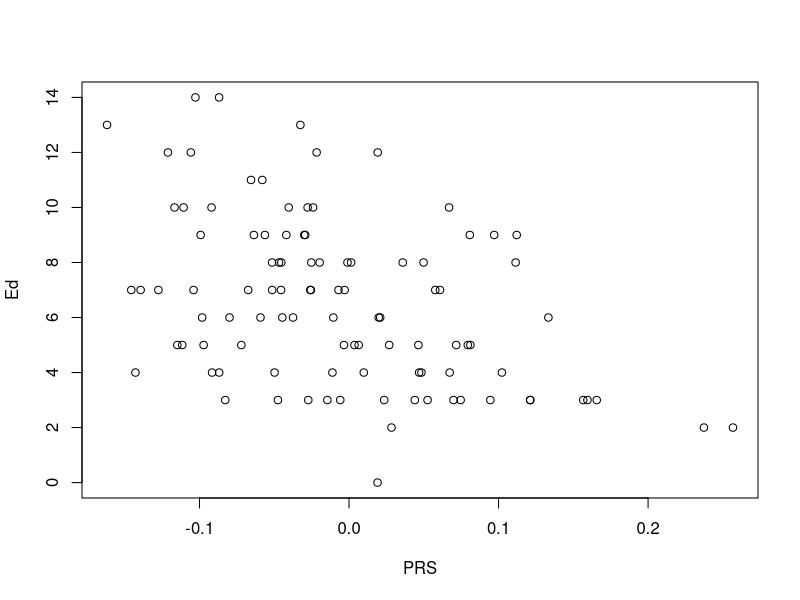
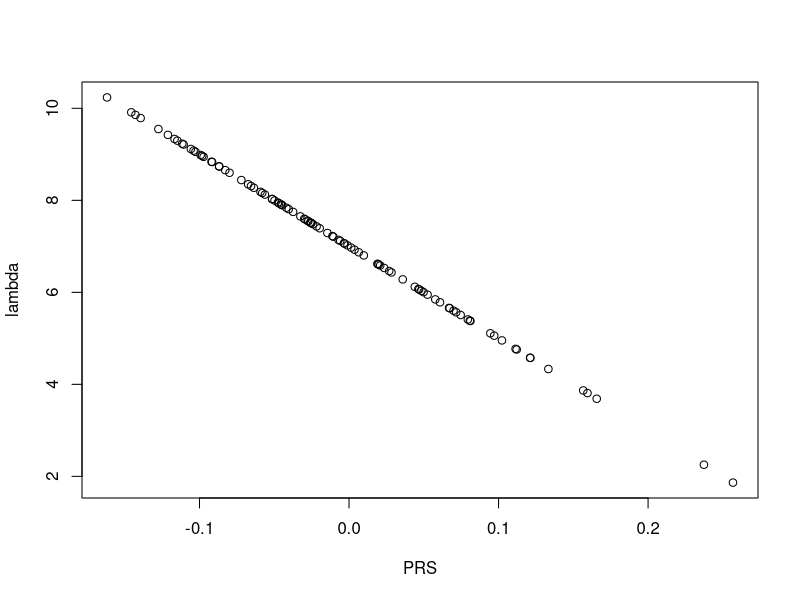
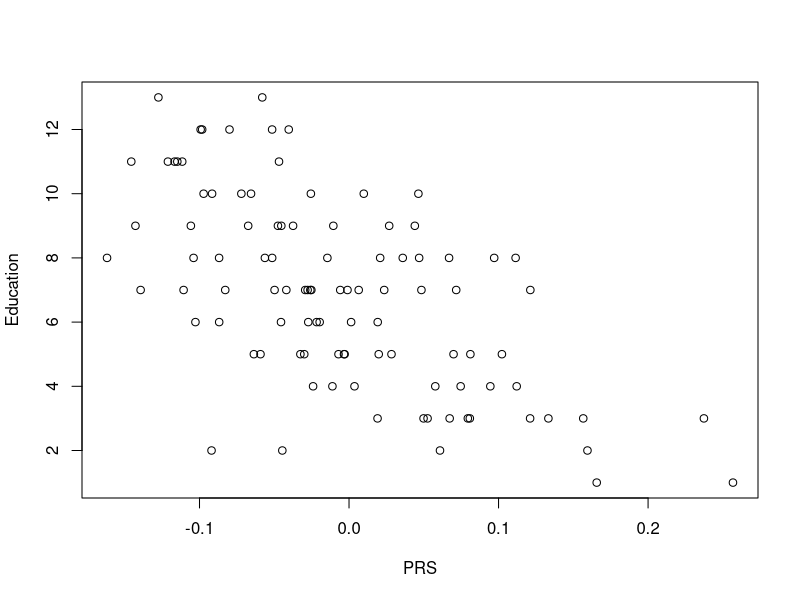

Reproduce these figures in R, in order.
# Mock data creation
# Jeff Oliver
# jcoliver@arizona.edu
# 2021-03-15

################################################################################
# TODO: For ordinal variables, could modify prob parameter to match obs. means
sample_size <- 100
set.seed(seed = 20210315)

#' Random generation for the normal distribution with lower and upper boundaries
#' 
#' @param n number of observations
#' @param mean mean of distribution from which to sample
#' @param sd standard deviation of distribution from which to sample
#' @param lower lower bound (exclusive) for returned values
#' @param upper upper bound (exclusive) for returned values
#' 
#' @examples 
#' /dontrun{
#' # Sample from normal distribution, replacing any values less than zero 
#' # or above 10
#' bounded_norm(n = 10, mean = 5, sd = 1, lower = 0, upper = 10)
#' }
bounded_norm <- function(n, mean, sd, lower = -Inf, upper = Inf) {
  x <- as.numeric(rep(x = NA, times = n))
  while(any(is.na(x)) | any(x < lower) | any(x > upper)) {
    invalid <- which(is.na(x) | x < lower | x > upper)
    x[invalid] <- rnorm(n = length(invalid),
                        mean = mean,
                        sd = sd)
  }
  return(x)
}

#' Sample from Poisson distribution, dependent on value x, resampling out of 
#' bounds values
#' 
#' @param n number of observations
#' @param i vector of independent variable dictating lambda
#' @param i_range vector of upper and lower bounds of distribution
#' from which i is drawn
#' @param lower lower bound (exclusive) for returned values
#' @param upper upper bound (exclusive) for returned values
#' @param positive logical indicating if there is a positive relationship 
#' between independent variable x and lambda (FALSE indicates negative 
#' relationship)
bounded_dep_pois <- function(n, i, old_range = c(-Inf, Inf), 
                             lower = 0, upper = Inf, positive = TRUE) {
  # Find min & max for rescaling purposes
  min_o <- min(old_range)
  max_o <- max(old_range)

  # How to modify lambda? If a positive relationship, want to use positive 
  # modifier; if negative, use negative modifier
  rel <- 1
  if (!positive) {
    rel <- -1
  }

  # Create vector of lambdas, which are simply i rescaled to the output range
  # defined by upper and lower
  lambda <- ( (upper - lower) / (max_o - min_o) ) * (rel * i - max_o) + upper

  # Return vector
  x <- as.numeric(rep(x = NA, times = n))
  while(any(is.na(x)) | any(x < lower) | any(x > upper)) {
    invalid <- which(is.na(x) | x < lower | x > upper)
    x[invalid] <- rpois(n = length(invalid),
                        lambda = lambda[invalid])
  }
  return(x)
}

# Polygenic risk score (Independent)
PRS <- bounded_norm(n = sample_size,
                    mean = -0.019,
                    sd = 0.0817,
                    lower = -0.3,
                    upper = 0.3)
  
# Early depression (Covariate)
W1_dep <- bounded_norm(n = sample_size,
                       mean = 11.38,
                       sd = 7.61,
                       lower = 0,
                       upper = 56)

# Look at education: slight negative relationship between Education and PRS
# Higher education score, lower PRS, so want to modify probabilities of 
# Education based on PRS score. PRS ranges -0.3 to 0.3, can make a vector of 
# probabilities (prob argument of sample need not sum to one) of appropriate 
# length (in Education case, length = 13)
# Could use a Poisson distribution, modifying mean based on PRS score. If 
# rpois is passed a vector of means (lambda), will only actually return n 
# number of samples, where n is first argument passed to rpois. So will want to 
# pass n the length of the lambda vector. e.g. rpois(n = length(l), lambda = l)
# Mean of Education is 5.67, so if we treat this as independent of PRS, we can 
# do
Education <- rpois(n = sample_size,
                   lambda = 5.67)

# But if we want to nudge Education by PRS, we know PRS is between -0.3 and 0.3
# AND that higher values of PRS result in lower values of Education. So we can 
# use a transformation of PRS and addition to the value passed to lambda
# lambda has to be > 0 (it can be zero, but it returns all 0)
# Ed.     1 ----- 5.67 ------ 13
# PRS    0.3 ----- x ------ -0.3 # Note reversal of scale

min_n <- 1
max_n <- 13

min_o <- -0.3
max_o <- 0.3

# Rescale PRS to the variable of interest range
# Use -1 * PRS because it is a negative relationship
lambda <- ( (max_n - min_n) / (max_o - min_o) ) * (((-1) * PRS) - max_o) + max_n
Ed <- rpois(n = length(lambda), lambda = lambda)
plot(x = PRS, y = Ed)
plot(x = PRS, y = lambda)

Education <- bounded_dep_pois(n = sample_size,
                              i = PRS, old_range = c(-0.3, 0.3),
                              lower = 1, upper = 13, positive = FALSE)
plot(x = PRS, y = Education)

# Education (Mediator)
Education <- sample(x = ordered(x = 1:13), 
                    size = sample_size, 
                    replace = TRUE)

# Health Insurance (Mediator)
Health_ins <- bounded_norm(n = sample_size,
                           mean = 9.25,
                           sd = 4.599,
                           lower = 0,
                           upper = 12)

# Total assets (Mediator)
Assets <- sample(x = ordered(x = 1:9),
                 size = sample_size,
                 replace = TRUE)
# Debt (Mediator)
Debt <- sample(x = ordered(x = 1:3),
               size = sample_size,
               replace = TRUE)

# Family information
# 4533 are singletons (i.e. no known relatives in data set)
# 536 dyads (running total N = 4533 + 1072 = 5605)
# 27 triads (running total = 5605 + 81 = 5686)
# 1 set quads (running total 5686 + 4 = 5690)
# These are unique integers
singletons <- 1:4533
dyads <- max(singletons) + rep(x = 1:536, times = 2)
triads <- max(dyads) + rep(x = 1:27, times = 3)
quads <- max(triads) + rep(x = 1:1, times = 4)
FamilyID <- c(singletons, dyads, triads, quads)

# Need to simulate dependent variable
# Some correlation estimates between PRS and mediators:
# Education: -0.115
# Health_ins: -0.060
# Assets: -0.084
# Debt: 0.082
# W4_dep ~ PRS + W1_dep + Education + Health_ins + Assets + Debt


# W4_dep	W4_Dep
# 2.64	2.57	dependent	Continuous	0-15

mock_data <- data.frame(DepPRSIN = PRS,
                        CESDW1 = W1_dep,
                        H4ED2 = Education,
                        H4HS3 = Health_ins,
                        H4EC7 = Assets,
                        H4EC8 = Debt,
                        FamilyID = sample(x = FamilyID, size = sample_size))

write.csv(x = mock_data, file = "mock_data.csv", row.names = FALSE)